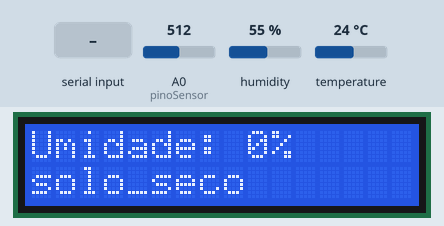
Bench run of a sketch on a simulated Arduino Uno, built with avr-gcc and run on an emulated ATmega328P. On the bench: 16×2 character LCD. Inputs (shaded band) come from the test bench; at power-on: A0 (pinoSensor) = 512, humidity 55 %, temperature 24 °C. What the sketch prints to the serial monitor is not drawn.

Above: at 1.2 s.
1.3 s: A0 (pinoSensor) set to 270
At 12.8 s:
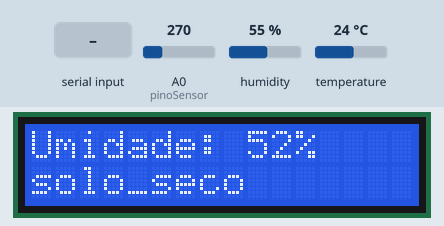
13.6 s: A0 (pinoSensor) set to 238
At 24.5 s:
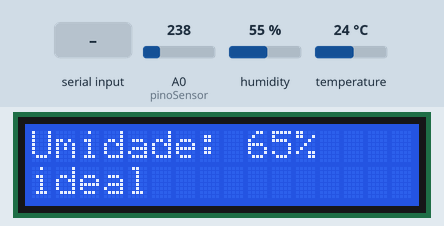
25.6 s: A0 (pinoSensor) set to 212
At 37.4 s:
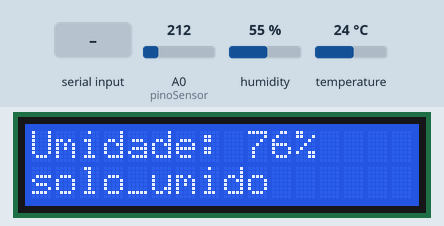
37.7 s: "1" received over Serial
51.7 s: humidity set to 22 %
At 56.5 s:
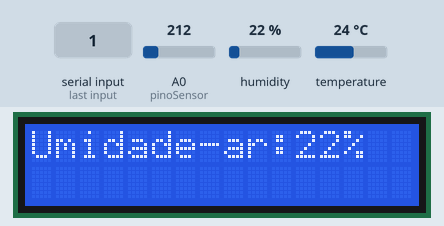
61.7 s: humidity set to 40 %
At 73.7 s:
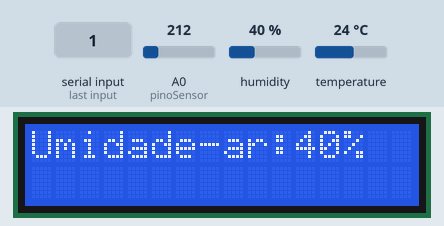
Timing chart, 0 to 74.7 s (numbered marks = the images above; inputs shaded):
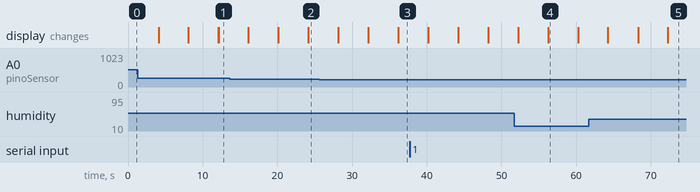

The sketch:

sensorSolo_funcionando.ino
```cpp
#include <LiquidCrystal.h>
#include "dht.h"


const int pinoSensor = A0; //PINO UTILIZADO PELO SENSOR
int valorLido; //VARIÁVEL QUE ARMAZENA O PERCENTUAL DE UMIDADE DO SOLO
//VARIÁVEL QUE ARMAZENA O PERCENTUAL DE UMIDADE DO SOLO
int analogSoloSeco = 400; //VALOR MEDIDO COM O SOLO SECO (VOCÊ PODE FAZER TESTES E AJUSTAR ESTE VALOR)
int analogSoloMolhado = 150; //VALOR MEDIDO COM O SOLO MOLHADO (VOCÊ PODE FAZER TESTES E AJUSTAR ESTE VALOR)
int percSoloSeco = 0; //MENOR PERCENTUAL DO SOLO SECO (0% - NÃO ALTERAR)
int percSoloMolhado = 100; //MAIOR PERCENTUAL DO SOLO MOLHADO (100% - NÃO ALTERAR)

int uar;
int temp;

 const int pinoDHT11 = A1; //PINO ANALÓGICO UTILIZADO PELO DHT11
dht DHT; //VARIÁVEL DO TIPO DHT

LiquidCrystal lcd(12, 11, 5, 4, 3, 2);


void setup() {

  // put your setup code here, to run once:

Serial.begin (9600);

lcd.begin (16, 2);

}


void loop() {
DHT.read11(pinoDHT11);


  valorLido = constrain(analogRead(pinoSensor),analogSoloMolhado,analogSoloSeco); //MANTÉM valorLido DENTRO DO INTERVALO (ENTRE analogSoloMolhado E analogSoloSeco)

 valorLido = map(valorLido,analogSoloMolhado,analogSoloSeco,percSoloMolhado,percSoloSeco); //EXECUTA A FUNÇÃO "map" DE ACORDO COM OS PARÂMETROS PASSADOS

 uar = DHT.humidity;
temp = DHT.temperature, 0;


lcd.print("Umidade: "); //IMPRIME O TEXTO NA SERIAL

  lcd.print(valorLido); //IMPRIME NA SERIAL O VALOR DE UMIDADE MEDIDO

  lcd.print("%"); //ESCREVE O TEXTO EM SEGUIDA


if (valorLido <= 70 && valorLido >= 60) {

  lcd.setCursor(0,1);

  lcd.print("ideal");

}


else if (valorLido < 60){

lcd.setCursor(0,1);

lcd.print("solo_seco");

}


else if (valorLido > 70) {

  lcd.setCursor(0,1);

lcd.print("solo_umido");


}


delay(4000);

  lcd.clear();

lcd.print("Umidade-ar:");
lcd.print(uar);
lcd.print("%");

delay(4000);

lcd.clear();

lcd.print("temperatura:");
 lcd.print(temp);
lcd.print("C");

delay(4000);
lcd.clear();

 if (Serial. available()) {


  Serial.println(valorLido);


  delay(2000);

Serial.print("temperatura:");
Serial.print(temp);
Serial.print("C");
delay(2000);
Serial.print("umidade do ar:");
Serial.print(uar);
Serial.print("%");


 }


}
```

Measured:
- the behaviour switches between 253 and 252 on A0 (pinoSensor) (found by bisection; images 1 and 2)
- the behaviour switches between 225 and 224 on A0 (pinoSensor) (found by bisection; images 2 and 3)
- after the input at 13.6 s, the display: first differs from a run without the input after 10.6 s (image 2)
- after the input at 25.6 s, the display: first differs from a run without the input after 10.6 s (image 3)
- what the display in image 4 shows lasts 4.0 s, from 56.2 s to 60.2 s
